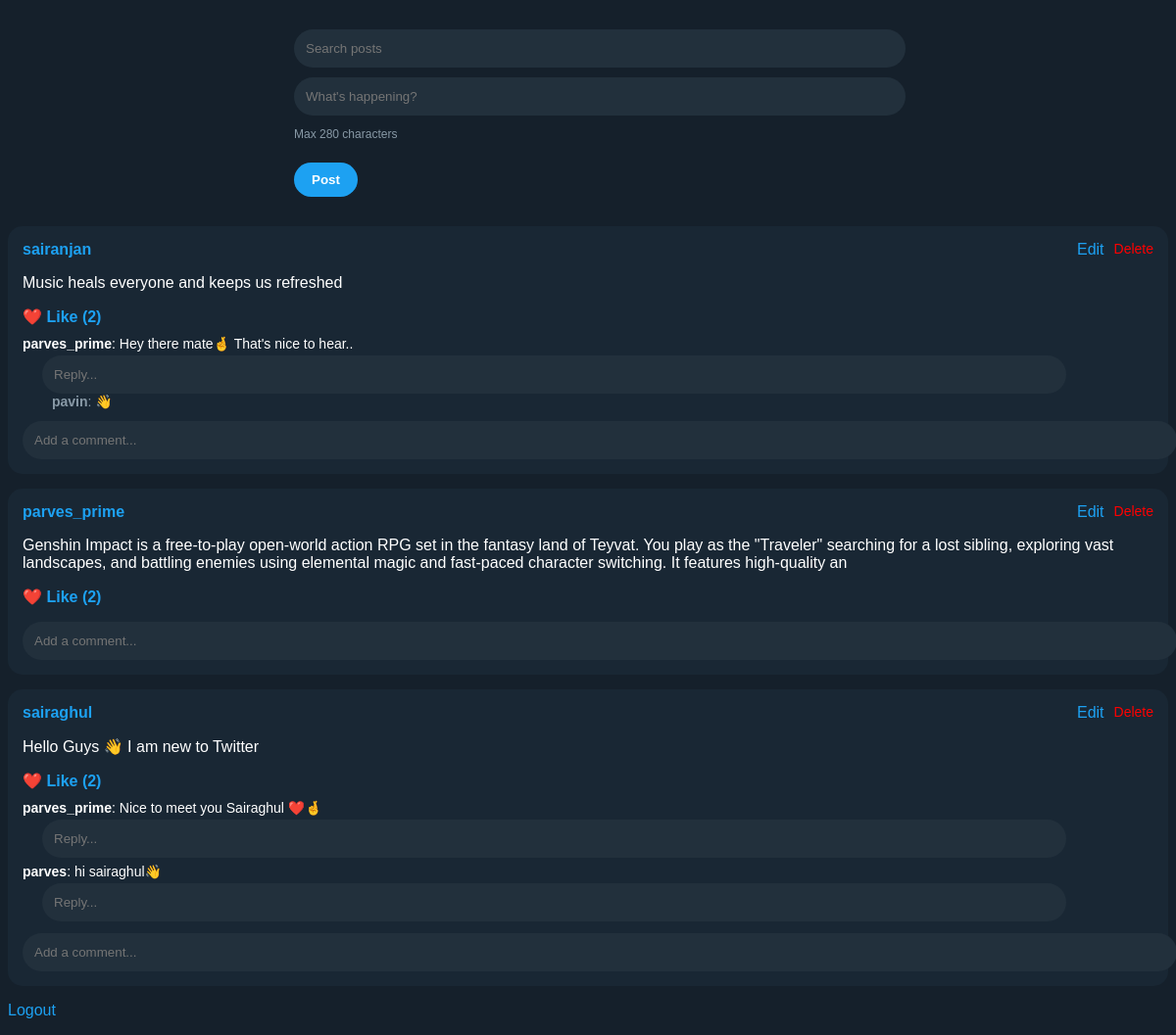
Page /home (signed in) on the committed database.
### tables this page shows
CREATE TABLE tweets (
    id INTEGER PRIMARY KEY AUTOINCREMENT,
    username TEXT,
    tweet TEXT
);

CREATE TABLE comments (
    id INTEGER PRIMARY KEY AUTOINCREMENT,
    post_id INTEGER,
    parent_id INTEGER,
    username TEXT,
    comment TEXT
);

### app.py (the view, shortened to what this page needs)
@app.route("/home", methods=["GET", "POST"])
def home():
    if "user" not in session:
        return redirect("/")
    db = get_db()
    cur = db.cursor()
    search = request.args.get("search", "")
    cur.execute("""
        SELECT t.id, t.username, t.tweet, COUNT(l.post_id)
        FROM tweets t
        LEFT JOIN likes l ON t.id = l.post_id
        WHERE t.tweet LIKE ?
        GROUP BY t.id
        ORDER BY t.id DESC
    """, ('%' + search + '%',))
    tweets = cur.fetchall()
    cur.execute("""
        SELECT id, post_id, parent_id, username, comment
        FROM comments
        ORDER BY id ASC
    """)
    comments = cur.fetchall()
    db.close()
    return render_template("home.html", tweets=tweets, comments=comments)

### app.py (called while the page is built)
def get_db():
    return sqlite3.connect("database.db", check_same_thread=False)

### templates/home.html (shortened to what this page needs)
<!DOCTYPE html>
<html>
<head>
</head>
<body>
<div class="container">
    <form method="get" action="/home">
    <input
        name="search"
        placeholder="Search posts"
        style="margin-bottom:10px;"
    >
</form>
        <form method="post">
            <input
    name="tweet"
    placeholder="What's happening?"
    maxlength="280"
    required
>
<p style="font-size:12px;color:#8899a6;">
    Max 280 characters
</p>
            <button>Post</button>
        </form>
    </div>
    {% for t in tweets %}
    <div class="tweet">
        <span class="tweet-user">
        <a href="/profile/{{ t[1] }}">{{ t[1] }}</a>
        </span>
        <a class="delete" href="/delete/{{ t[0] }}">Delete</a>
        <a style="margin-right:10px; float:right;" href="/edit/{{ t[0] }}">Edit</a>
        <p>{{ t[2] }}</p>
<div style="margin-top:8px;">
    <a href="/like/{{ t[0] }}" style="color:#1da1f2; font-weight:bold;">
        ❤️ Like ({{ t[3] }})
    </a>
</div>
<div style="margin-top:10px; font-size:14px;">
    {% for c in comments %}
        {% if c[1] == t[0] and c[2] == None %}
            <div style="margin-bottom:6px;">
                <strong>{{ c[3] }}</strong>: {{ c[4] }}
                <form method="post" action="/comment/{{ t[0] }}" style="margin-left:20px;">
                    <input
                        name="comment"
                        placeholder="Reply..."
                        style="margin-top:4px; width:90%;"
                        required
                    >
                </form>
                {% for r in comments %}
                    {% if r[2] == c[0] %}
                        <div style="margin-left:30px; color:#8899a6;">
                            <strong>{{ r[3] }}</strong>: {{ r[4] }}
                        </div>
                    {% endif %}
                {% endfor %}
            </div>
        {% endif %}
    {% endfor %}
</div>
<form method="post" action="/comment/{{ t[0] }}">
    <input
        name="comment"
        placeholder="Add a comment..."
        style="margin-top:6px;"
        required
    >
</form>
    </div>
    {% endfor %}
    <p><a href="/logout">Logout</a></p>
</body>
</html>

### templates/home.html (style rules this page uses)
body { background-color: #15202b; font-family: Arial, Helvetica, sans-serif; color: white; }
.container { width: 600px; margin: 30px auto; }
input { width: 100%; padding: 12px; border-radius: 25px; border: none; background: #22303c; color: white; }
button { margin-top: 10px; padding: 10px 18px; border-radius: 25px; border: none; background: #1da1f2; color: white; font-weight: bold; cursor: pointer; }
.tweet { background: #192734; padding: 15px; border-radius: 15px; margin-bottom: 15px; }
.tweet-user { color: #1da1f2; font-weight: bold; }
.delete { float: right; color: red; text-decoration: none; font-size: 14px; }
a { color: #1da1f2; text-decoration: none; }

### rows in the picture
tweets: username "sairanjan", tweet "Music heals everyone and keeps us refreshed", t "2"
comments: username "parves_prime", comment "Hey there mate🤞 That's nice to hear.."
comments: username "pavin", comment "👋"
tweets: username "parves_prime", tweet "Genshin Impact is a free-to-play open-world action RPG set in the fantasy land of Teyvat. You play as the \"Traveler\" searching for a lost sibling, exploring vast landscapes, and battling enemies using elemental magic and fast-paced character switching. It features high-quality an", t "2"
tweets: username "sairaghul", tweet "Hello Guys 👋 I am new to Twitter", t "2"
comments: username "parves_prime", comment "Nice to meet you Sairaghul ❤️🤞"
comments: username "parves", comment "hi sairaghul👋"
